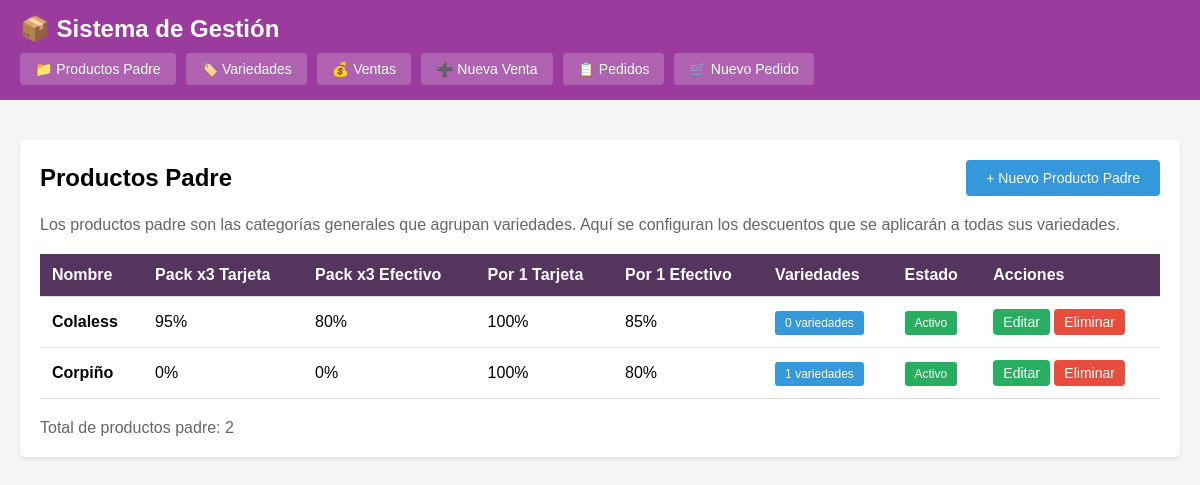
The page /index.php?c=productoPadre&a=index on the database as committed earlier.
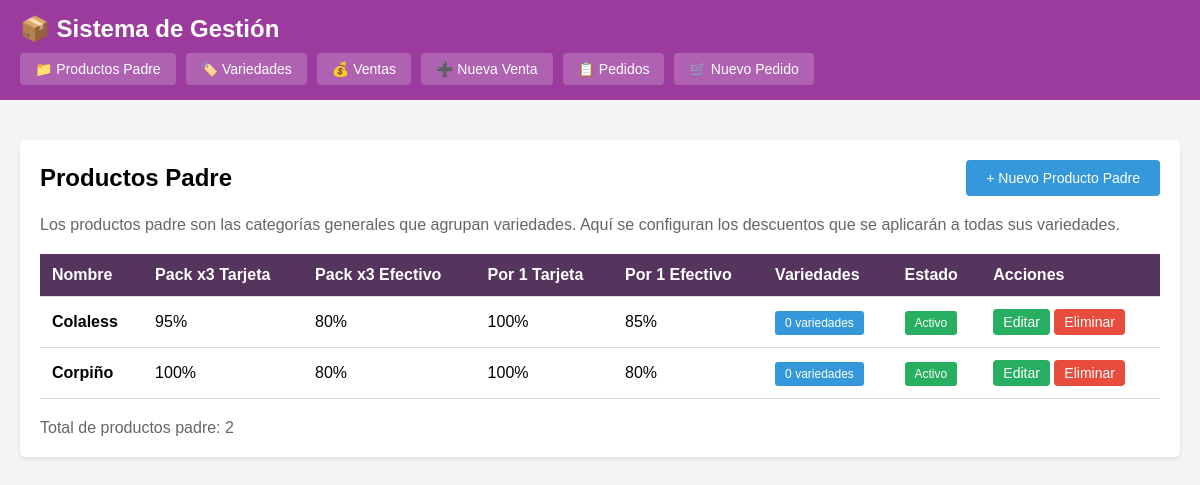
The same page on the database as committed later.
### tables this page shows
CREATE TABLE productos_padre (
            id INTEGER PRIMARY KEY AUTOINCREMENT,
            nombre VARCHAR(200) NOT NULL,
            porcentaje_pack3_tarjeta DECIMAL(5,2) DEFAULT 100,
            porcentaje_pack3_efectivo DECIMAL(5,2) DEFAULT 80,
            porcentaje_unidad_tarjeta DECIMAL(5,2) DEFAULT 100,
            porcentaje_unidad_efectivo DECIMAL(5,2) DEFAULT 80,
            activo INTEGER DEFAULT 1,
            fecha_creacion DATETIME DEFAULT CURRENT_TIMESTAMP
        );

### controllers/ProductoPadreController.php (called while the page is built, shortened)
<?php
class ProductoPadreController {
    private $productoPadreModel;
    public function __construct() {
        $this->productoPadreModel = new ProductoPadre();
    }
    public function index() {
        $productos = $this->productoPadreModel->getAll(true);
        $this->render('productos_padre/index', [
            'productos' => $productos
        ]);
    }
    private function render($view, $data = []) {
        extract($data);
        require BASE_PATH . '/views/' . $view . '.php';
        $content = ob_get_clean();
        require BASE_PATH . '/views/layout.php';
    }
}
?>

### config/database.php (called while the page is built, shortened)
<?php
class Database {
    private static $instance = null;
    private $conn;
    private function __construct() {
        try {
            $this->conn = new PDO('sqlite:' . DB_PATH);
            $this->conn->setAttribute(PDO::ATTR_ERRMODE, PDO::ERRMODE_EXCEPTION);
            $this->conn->setAttribute(PDO::ATTR_DEFAULT_FETCH_MODE, PDO::FETCH_ASSOC);
        } catch(PDOException $e) {
            die("Error de conexión: " . $e->getMessage());
        }
    }
    public static function getInstance() {
        if (self::$instance === null) {
            self::$instance = new self();
        }
        return self::$instance;
    }
    public function getConnection() {
        return $this->conn;
    }
}
?>

### models/ProductoPadre.php (called while the page is built, shortened)
<?php
class ProductoPadre {
    private $db;
    public function __construct() {
        $this->db = Database::getInstance()->getConnection();
    }
    public function getAll($soloActivos = true) {
        $sql = "SELECT * FROM productos_padre";
        if ($soloActivos) $sql .= " WHERE activo = 1";
        $sql .= " ORDER BY nombre";
        $stmt = $this->db->query($sql);
        return $stmt->fetchAll();
    }
    public function cantidadVariedades($id) {
        $stmt = $this->db->prepare("SELECT COUNT(*) FROM variedades WHERE producto_padre_id = ? AND activo = 1");
        $stmt->execute([$id]);
        return $stmt->fetchColumn();
    }
}
?>

### views/productos_padre/index.php (the view)
<div style="display: flex; justify-content: space-between; align-items: center; margin-bottom: 20px;">
    <h2>Productos Padre</h2>
    <a href="index.php?c=productoPadre&a=crear" class="btn btn-primary">+ Nuevo Producto Padre</a>
</div>
<p style="color: #666; margin-bottom: 20px;">
    Los productos padre son las categorías generales que agrupan variedades. Aquí se configuran los descuentos que se aplicarán a todas sus variedades.
</p>
<?php if (empty($productos)): ?>
    <p>No hay productos padre registrados.</p>
<?php else: ?>
    <table>
        <thead>
            <tr>
                <th>Nombre</th>
                <th>Pack x3 Tarjeta</th>
                <th>Pack x3 Efectivo</th>
                <th>Por 1 Tarjeta</th>
                <th>Por 1 Efectivo</th>
                <th>Variedades</th>
                <th>Estado</th>
                <th>Acciones</th>
            </tr>
        </thead>
        <tbody>
            <?php
            $productoPadreModel = new ProductoPadre();
            foreach ($productos as $prod):
                $cantidad_variedades = $productoPadreModel->cantidadVariedades($prod['id']);
            ?>
                <tr>
                    <td><strong><?= htmlspecialchars($prod['nombre']) ?></strong></td>
                    <td><?= $prod['porcentaje_pack3_tarjeta'] ?>%</td>
                    <td><?= $prod['porcentaje_pack3_efectivo'] ?>%</td>
                    <td><?= $prod['porcentaje_unidad_tarjeta'] ?>%</td>
                    <td><?= $prod['porcentaje_unidad_efectivo'] ?>%</td>
                    <td>
                        <span class="badge" style="background: #3498db;"><?= $cantidad_variedades ?> variedades</span>
                    </td>
                    <td>
                        <span class="badge badge-activo">Activo</span>
                    </td>
                    <td>
                        <a href="index.php?c=productoPadre&a=editar&id=<?= $prod['id'] ?>" class="btn btn-success" style="padding: 5px 10px;">Editar</a>
                        <a href="index.php?c=productoPadre&a=eliminar&id=<?= $prod['id'] ?>"
                           class="btn btn-danger"
                           style="padding: 5px 10px;"
                           onclick="return confirm('¿Eliminar este producto padre?')">Eliminar</a>
                    </td>
                </tr>
            <?php endforeach; ?>
        </tbody>
    </table>
    <div style="margin-top: 20px; color: #666;">
        Total de productos padre: <?= count($productos) ?>
    </div>
<?php endif; ?>

### index.php (shortened to what this page needs)
<?php
spl_autoload_register(function ($class) {
    $paths = [
        BASE_PATH . '/models/' . $class . '.php',
        BASE_PATH . '/controllers/' . $class . '.php',
        BASE_PATH . '/helpers/' . $class . '.php'
    ];
    foreach ($paths as $path) {
        if (file_exists($path)) {
            return;
        }
    }
});
require_once BASE_PATH . '/config/database.php';
$controller = $_GET['c'] ?? 'variedad';
$action = $_GET['a'] ?? 'index';
$id = $_GET['id'] ?? null;
$controllerName = ucfirst($controller) . 'Controller';
if (class_exists($controllerName)) {
    $controllerInstance = new $controllerName();
    if (method_exists($controllerInstance, $action)) {
        $controllerInstance->$action($id);
    } else {
        header("HTTP/1.0 404 Not Found");
        echo "Acción no encontrada";
    }
} else {
    header("HTTP/1.0 404 Not Found");
    echo "Controlador no encontrado";
}
?>

### views/layout.php (shortened to what this page needs)
<!DOCTYPE html>
<html lang="es">
<head>
</head>
<body>
    <div class="header">
        <div class="container">
            <h1>📦 Sistema de Gestión</h1>
            <div class="nav">
                <a href="index.php?c=productoPadre&a=index">📁 Productos Padre</a>
                <a href="index.php?c=variedad&a=index">🏷️ Variedades</a>
                <a href="index.php?c=venta&a=index">💰 Ventas</a>
                <a href="index.php?c=venta&a=nueva">➕ Nueva Venta</a>
                <a href="index.php?c=pedido&a=index">📋 Pedidos</a>
                <a href="index.php?c=pedido&a=nuevo">🛒 Nuevo Pedido</a>
            </div>
        </div>
    </div>
    <div class="container">
        <div class="content">
            <?= $content ?>
        </div>
    </div>
</body>
</html>

### views/layout.php (style rules this page uses)
* { margin: 0; padding: 0; box-sizing: border-box; }
body { font-family: Arial, sans-serif; background: #f5f5f5; }
.header { background: #9c3b9e; color: white; padding: 15px 0; margin-bottom: 20px; }
.header .container { max-width: 1200px; margin: 0 auto; padding: 0 20px; }
.header h1 { font-size: 24px; margin-bottom: 10px; }
.nav { display: flex; gap: 10px; flex-wrap: wrap; }
.nav a { color: white; text-decoration: none; padding: 8px 15px; background: rgba(255,255,255,0.2); border-radius: 4px; font-size: 14px; }
.container { max-width: 1200px; margin: 0 auto; padding: 20px; }
.content { background: white; padding: 20px; border-radius: 5px; box-shadow: 0 2px 4px rgba(0,0,0,0.1); }
.btn { display: inline-block; padding: 10px 20px; text-decoration: none; border-radius: 4px; cursor: pointer; border: none; font-size: 14px; }
.btn-primary { background: #3498db; color: white; }
.btn-success { background: #27ae60; color: white; }
.btn-danger { background: #e74c3c; color: white; }
table { width: 100%; border-collapse: collapse; margin-top: 20px; }
table th, table td { padding: 12px; text-align: left; border-bottom: 1px solid #ddd; }
table th { background: #55345e; color: white; }
.badge { padding: 5px 10px; border-radius: 3px; font-size: 12px; color: white; }
.badge-activo { background: #27ae60; }

Rows that differ between the two databases and show on the page:
changed productos_padre "Corpiño": porcentaje_pack3_tarjeta "0" → "100"; porcentaje_pack3_efectivo "0" → "80"; cantidad_variedades "1" → "0"
